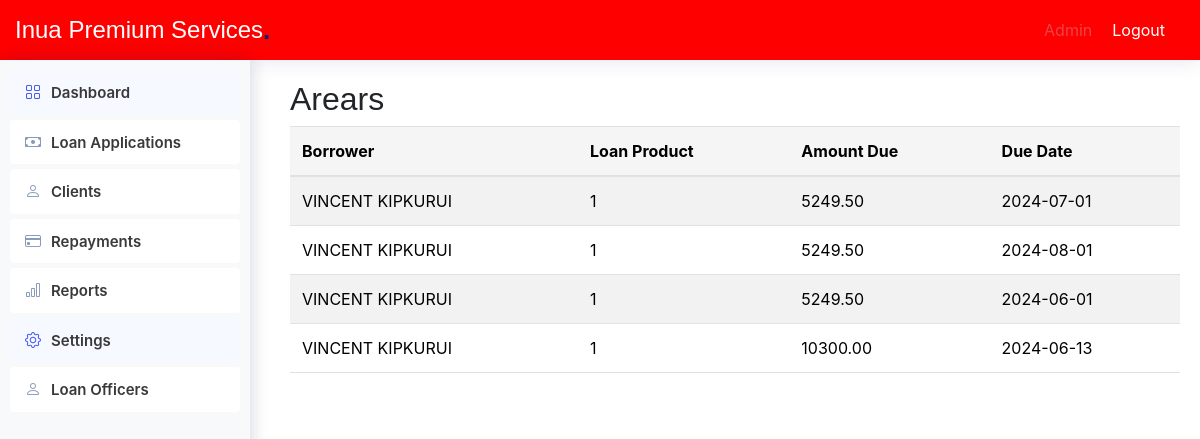
Page /admin/arears.php on the committed database.
### tables this page shows
CREATE TABLE `navigation_items` (
  `id` int(11) NOT NULL,
  `title` varchar(100) NOT NULL,
  `url` varchar(200) NOT NULL,
  `icon` varchar(50) DEFAULT NULL,
  `parent_id` int(11) DEFAULT NULL
);

CREATE TABLE `repayments` (
  `id` int(11) NOT NULL,
  `loan_id` int(11) DEFAULT NULL,
  `repayment_date` date DEFAULT NULL,
  `amount` decimal(10,2) DEFAULT NULL
);

CREATE TABLE `borrowers` (
  `id` int(11) NOT NULL,
  `full_name` varchar(255) NOT NULL,
  `business_name` varchar(255) DEFAULT NULL,
  `unique_number` varchar(20) NOT NULL,
  `mobile` varchar(15) DEFAULT NULL,
  `email` varchar(255) DEFAULT NULL,
  `total_paid` decimal(10,2) DEFAULT NULL,
  `open_loans_balance` decimal(10,2) DEFAULT NULL,
  `status` varchar(50) DEFAULT NULL,
  `loan_officer` varchar(50) NOT NULL
);

CREATE TABLE `loan_applications` (
  `id` int(11) NOT NULL,
  `borrower` int(11) NOT NULL,
  `loan_product` varchar(255) DEFAULT NULL,
  `principal` decimal(10,2) DEFAULT NULL,
  `loan_release_date` date DEFAULT NULL,
  `interest` decimal(10,2) DEFAULT NULL,
  `interest_method` varchar(50) DEFAULT NULL,
  `loan_interest` decimal(5,2) DEFAULT NULL,
  `loan_duration` int(11) DEFAULT NULL,
  `repayment_cycle` varchar(50) DEFAULT NULL,
  `number_of_repayments` int(11) DEFAULT NULL,
  `processing_fee` decimal(5,2) DEFAULT NULL,
  `registration_fee` decimal(5,2) DEFAULT NULL,
  `loan_status` varchar(50) DEFAULT NULL,
  `total_amount` double NOT NULL
);

### includes/functions.php (called while the page is built, shortened)
<?php
function db_connect() {
    $host = 'localhost';
    $db = 'microfinance';
    $user = 'root';
    $pass = '';
    try {
        return new PDO("mysql:host=$host;dbname=$db", $user, $pass, [
            PDO::ATTR_ERRMODE => PDO::ERRMODE_EXCEPTION,
            PDO::ATTR_DEFAULT_FETCH_MODE => PDO::FETCH_ASSOC,
        ]);
    } catch (PDOException $e) {
        die('Connection failed: ' . $e->getMessage());
    }
}
function getUserRole($userId) {
    $conn = db_connect();
    $stmt = $conn->prepare("SELECT role_id FROM users WHERE id = ?");
    $stmt->execute([$userId]);
    return $stmt->fetchColumn();
}
function getNavigationItems($roleId) {
    try {
        $conn = db_connect();
        $stmt = $conn->prepare("
            SELECT ni.id, ni.title, ni.url, ni.icon, ni.parent_id
            FROM navigation_items ni
            INNER JOIN navigation_item_roles nir ON ni.id = nir.navigation_item_id
            WHERE nir.role_id = :role_id ORDER BY ni.id ASC
        ");
        $stmt->execute([':role_id' => $roleId]);
        $result = $stmt->fetchAll(PDO::FETCH_ASSOC);
        return $result ?: [];
    } catch (PDOException $e) {
        error_log('Database query error: ' . $e->getMessage());
        return [];
    } finally {
        $conn = null;
    }
}
?>

### admin/arears.php (the view, shortened to what this page needs)
<!DOCTYPE html>
<html lang="en">
<head>
    <link href="assets/vendor/bootstrap/css/bootstrap.min.css" rel="stylesheet">
    <link href="assets/vendor/bootstrap-icons/bootstrap-icons.css" rel="stylesheet">
    <link href="assets/css/style.css" rel="stylesheet">
</head>
<body>
    <?php
    include '../includes/functions.php';
    include 'includes/header.php';
    ?>
    <div class="sidebar">
        <?php include '../includes/sidebar.php'; ?>
    </div>
    <?php
    include 'db.php';
    $sql_overdue = "SELECT
                        borrowers.full_name AS borrower_name,
                        loan_applications.loan_product,
                        repayments.amount,
                        repayments.repayment_date
                    FROM
                        repayments
                    INNER JOIN
                        loan_applications ON repayments.loan_id = loan_applications.id
                    INNER JOIN
                        borrowers ON loan_applications.borrower = borrowers.id
                    WHERE
                        repayments.repayment_date < CURDATE()";
    $result_overdue = $conn->query($sql_overdue);
    ?>
    <main class="main">
        <section class="section">
            <div class="table-container">
                <h2>Arears</h2>
                <table class="table table-striped">
                    <thead>
                        <tr>
                            <th>Borrower</th>
                            <th>Loan Product</th>
                            <th>Amount Due</th>
                            <th>Due Date</th>
                        </tr>
                    </thead>
                    <tbody>
                        <?php
                        if ($result_overdue->num_rows > 0) {
                            while($row = $result_overdue->fetch_assoc()) {
                                echo "<tr class='overdue'>
                                        <td>{$row['borrower_name']}</td>
                                        <td>{$row['loan_product']}</td>
                                        <td>{$row['amount']}</td>
                                        <td>{$row['repayment_date']}</td>
                                      </tr>";
                            }
                        } else {
                            echo "<tr><td colspan='4'>No overdue repayments found</td></tr>";
                        }
                        ?>
                    </tbody>
                </table>
            </div>
        </section>
    </main>
</body>
</html>

### includes/sidebar.php (shortened to what this page needs)
<?php
$userId = 1;
$roleId = getUserRole($userId);
$navItems = getNavigationItems($roleId);
function renderNavItems($items, $parentId = NULL) {
    $html = '';
    foreach ($items as $item) {
        if ($item['parent_id'] == $parentId) {
            $subItems = array_filter($items, function($i) use ($item) {
                return $i['parent_id'] == $item['id'];
            });
            $hasSubItems = !empty($subItems);
            $html .= '<li class="nav-item">';
            $html .= '<a class="nav-link' . ($hasSubItems ? ' collapsed' : '') . '" href="' . $item['url'] . '"';
            if ($hasSubItems) {
                $html .= ' data-bs-toggle="collapse" data-bs-target="#collapse-' . $item['id'] . '" aria-expanded="false" aria-controls="collapse-' . $item['id'] . '"';
            }
            $html .= '>';
            if ($item['icon']) {
                $html .= '<i class="' . $item['icon'] . '" title="' . $item['title'] . '"></i>';
            }
            $html .= '<span>' . $item['title'] . '</span>';
            $html .= '</a>';
            if ($hasSubItems) {
                $html .= '<ul id="collapse-' . $item['id'] . '" class="collapse list-unstyled">';
                $html .= renderNavItems($items, $item['id']);
                $html .= '</ul>';
            }
            $html .= '</li>';
        }
    }
    return $html;
}
?>
<!DOCTYPE html>
<html lang="en">
<head>
    <link rel="stylesheet" href="../assets/css/bootstrap.min.css">
</head>
<body>
    <aside class="sidebar">
        <ul class="sidebar-nav" id="sidebar-nav">
            <?= renderNavItems($navItems) ?>
        </ul>
    </aside>
</body>
</html>

### admin/assets/css/style.css (style rules this page uses)
:root { scroll-behavior: smooth; }
body { font-family: "Open Sans", sans-serif; background: #f6f9ff; color: #444444; }
a { color: #4154f1; text-decoration: none; }
h1, h2, h3, h4, h5, h6 { font-family: "Nunito", sans-serif; }
.sidebar { position: fixed; top: 60px; left: 0; bottom: 0; width: 300px; z-index: 996; transition: all 0.3s; padding: 20px; overflow-y: auto; scrollbar-width: thin; scrollbar-color: #aab7cf transparent; box-shadow: 0px 0px 20px rgba(1, 41, 112, 0.1); background-color: #fff; }
.sidebar-nav { padding: 0; margin: 0; list-style: none; }
.sidebar-nav li { padding: 0; margin: 0; list-style: none; }
.sidebar-nav .nav-item { margin-bottom: 5px; }
.sidebar-nav .nav-link { display: flex; align-items: center; font-size: 15px; font-weight: 600; color: #4154f1; transition: 0.3; background: #f6f9ff; padding: 10px 15px; border-radius: 4px; }
.sidebar-nav .nav-link i { font-size: 16px; margin-right: 10px; color: #4154f1; }
.sidebar-nav .nav-link.collapsed { color: #012970; background: #fff; }
.sidebar-nav .nav-link.collapsed i { color: #899bbd; }

### admin/arears.php (style rules this page uses)
.sidebar { background-color: #ffffff; color: #3a3939; padding: 20px; width: 250px; position: fixed; height: 100%; overflow: auto; }
.sidebar .nav-item .nav-link { color: #3a3939; padding: 10px 15px; text-decoration: none; display: block; }
.main { margin-left: 270px; padding: 20px; }
.table-container { overflow-x: auto; margin-bottom: 20px; }
.table thead th { background-color: #f5f5f5; }
.overdue { background-color: #f8d7da; }

### includes/sidebar.php (style rules this page uses)
.sidebar { background-color: #f8f9fa; padding: 10px; height: 100vh; width: 250px; position: fixed; }
.sidebar .nav-link { color: #333; display: block; padding: 10px; text-decoration: none; }

### rows in the picture
navigation_items: title "Dashboard"
navigation_items: title "Loan Applications"
navigation_items: title "Clients"
navigation_items: title "Repayments"
navigation_items: title "Reports"
navigation_items: title "Settings"
navigation_items: title "Loan Officers"
repayments: borrowers.full_name "VINCENT KIPKURUI", loan.loan_product "1", amount "5249.50", repayment_date "2024-07-01"
repayments: borrowers.full_name "VINCENT KIPKURUI", loan.loan_product "1", amount "5249.50", repayment_date "2024-08-01"
repayments: borrowers.full_name "VINCENT KIPKURUI", loan.loan_product "1", amount "5249.50", repayment_date "2024-06-01"
repayments: borrowers.full_name "VINCENT KIPKURUI", loan.loan_product "1", amount "10300.00", repayment_date "2024-06-13"
